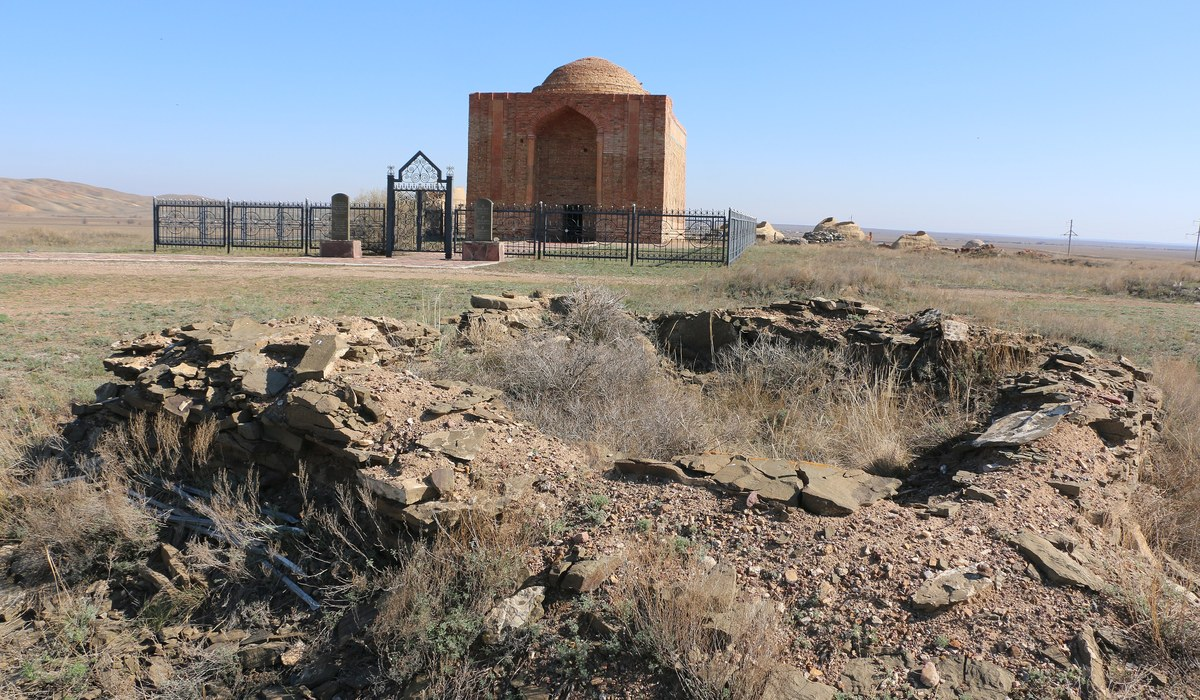
#> input picture pitch/assets/photos/card_alasha.jpg, 1200 x 700 px, given in place of 9.jpg, which was not available
$ python prep_photos.py ../assets/photos/card_alasha.jpg
#> lines starting #> are read from the running program, lines starting #| are printed output that depends on the picture
"""Обрезка фото под слайды (Pillow) + затемняющий градиент для текста."""
import json, pathlib, sys
from PIL import Image, ImageDraw
ROOT = pathlib.Path(__file__).resolve().parents[2]
RAW = pathlib.Path(sys.argv[1])            # папка со скачанными 0.jpg, 1.jpg...
PH = ROOT / "pitch/assets/photos"
meta = json.load(open(ROOT / "pitch/build/photo_meta.json", encoding="utf-8"))
#> (reads pitch/build/photo_meta.json from the repository)
idx = {m["title"]: i for i, m in enumerate(meta)}
NAVY = (15, 27, 45)

def load(title):
#> called with title = 'File:Горы Улытау 2.jpg'
    return Image.open(RAW / f"{idx[title]}.jpg").convert("RGB")
#> returned value is the input picture: PIL image 1200x700 RGB; mean R, G, B 137.6, 138.2, 138.8

def crop(im, ratio, fx=0.5, fy=0.5, keep_h=1.0):
    """Обрезка под ratio; fx/fy — где центр кадра; keep_h<1 отрезает низ (дата на фото)."""
#> called with ratio = 1.78, fx = 0.5, fy = 0.35, keep_h = 0.86
    w, h = im.size; h = int(h * keep_h); im = im.crop((0, 0, w, h))
#> after `w, h = im.size`: w = 1200; h = 700
#> after `h = int(h * keep_h)`: h = 602
#> after `im = im.crop((0, 0, w, h))`:
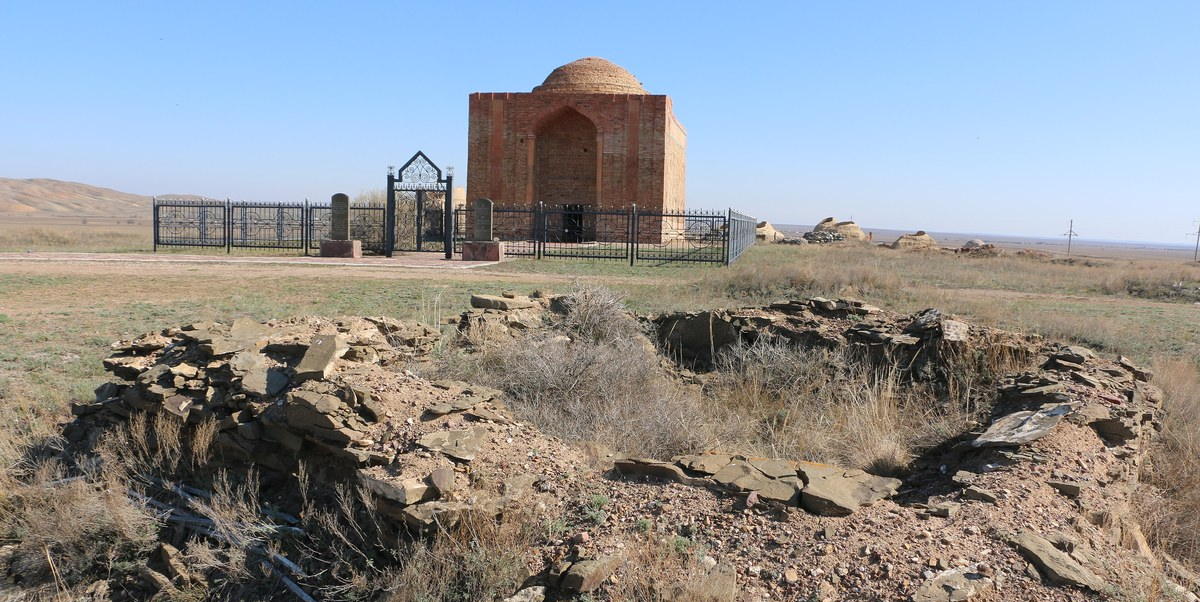
#> im: PIL image 1200x602 RGB; mean R, G, B 142.5, 144.9, 147.7
    if w / h > ratio:
        nw = int(h * ratio); x = int((w - nw) * fx); return im.crop((x, 0, x + nw, h))
#> after `nw = int(h * ratio)`: nw = 1070
#> after `x = int((w - nw) * fx)`: x = 65
#> after `return im.crop((x, 0, x + nw, h))`:
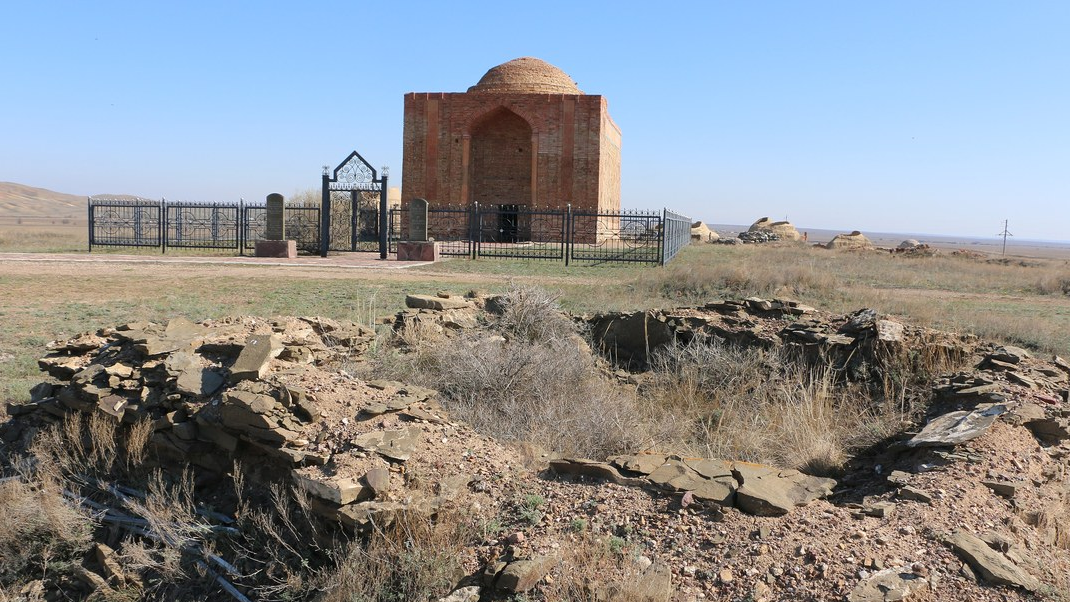
#> returned value: PIL image 1070x602 RGB; mean R, G, B 140.3, 142.8, 145.8
    nh = int(w / ratio); y = int((h - nh) * fy); return im.crop((0, y, w, y + nh))

def grad(im, kind, strength=0.88, base=0.0):
#> called with kind = 'bottom', strength = 0.92, base = 0.12
    w, h = im.size
#> w = 1070; h = 602
    mask = Image.new("L", (w, h), 0); d = ImageDraw.Draw(mask)
#> after `mask = Image.new('L', (w, h), 0)`: mask: PIL image 1070x602 L; every value is 0
    for i in range(w if kind == "left" else h):
        if kind == "left":   t = max(0.0, 1 - i / (w * 0.62))
        else:                t = max(0.0, (i / h - 0.30) / 0.70)
        a = int(255 * min(1.0, base + strength * t ** 1.3))
        if kind == "left": d.line([(i, 0), (i, h)], fill=a)
        else:              d.line([(0, i), (w, i)], fill=a)
    return Image.composite(Image.new("RGB", (w, h), NAVY), im, mask)

def save(im, name, size):
    im = im.resize(size, Image.LANCZOS); im.save(PH / name, quality=88); print(name, im.size)

# фото на весь слайд (2400×1350, 16:9)
im = grad(crop(load("File:Горы Улытау 2.jpg"), 16/9, fy=0.35, keep_h=0.86), "bottom", 0.92, 0.12)
im = grad(im.transpose(Image.FLIP_TOP_BOTTOM), "bottom", 0.55, 0.0).transpose(Image.FLIP_TOP_BOTTOM)  # затемнить верх под надпись
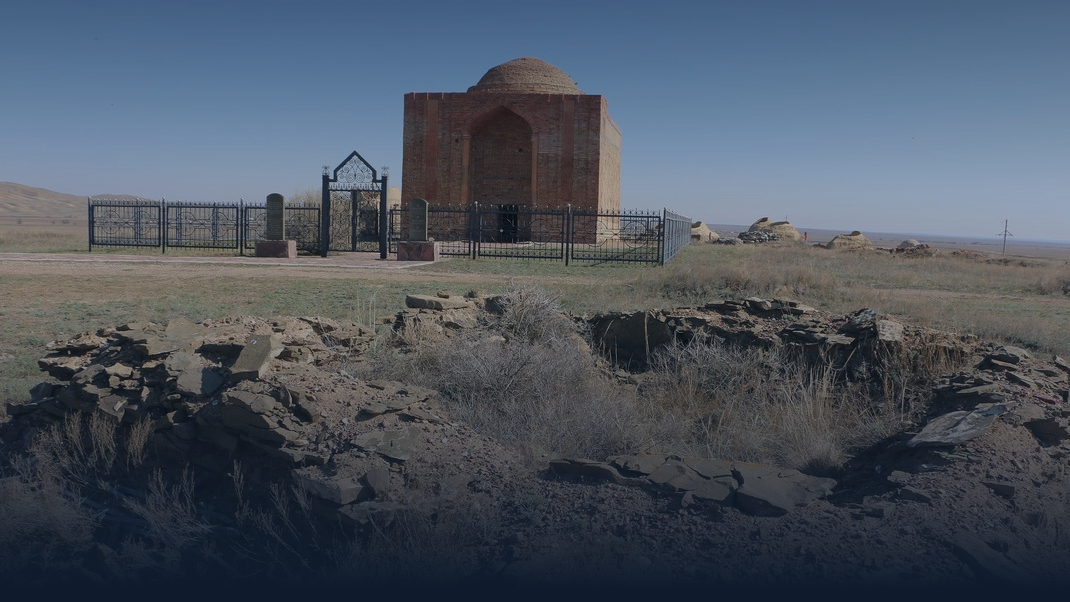
#> im: PIL image 1070x602 RGB; mean R, G, B 75.6, 84.2, 96.2
save(im, "s01_title_ulytau.jpg", (2400, 1350))
#| s01_title_ulytau.jpg (2400, 1350)
# хук: слева тёмная панель под текст, справа фото мавзолея с плавным переходом
ph = crop(load("File:Жошы хан кесенесі.jpg"), 1.1, fx=0.62).resize((1485, 1350), Image.LANCZOS)
#> call 2 of load, with title = 'File:Жошы хан кесенесі.jpg'
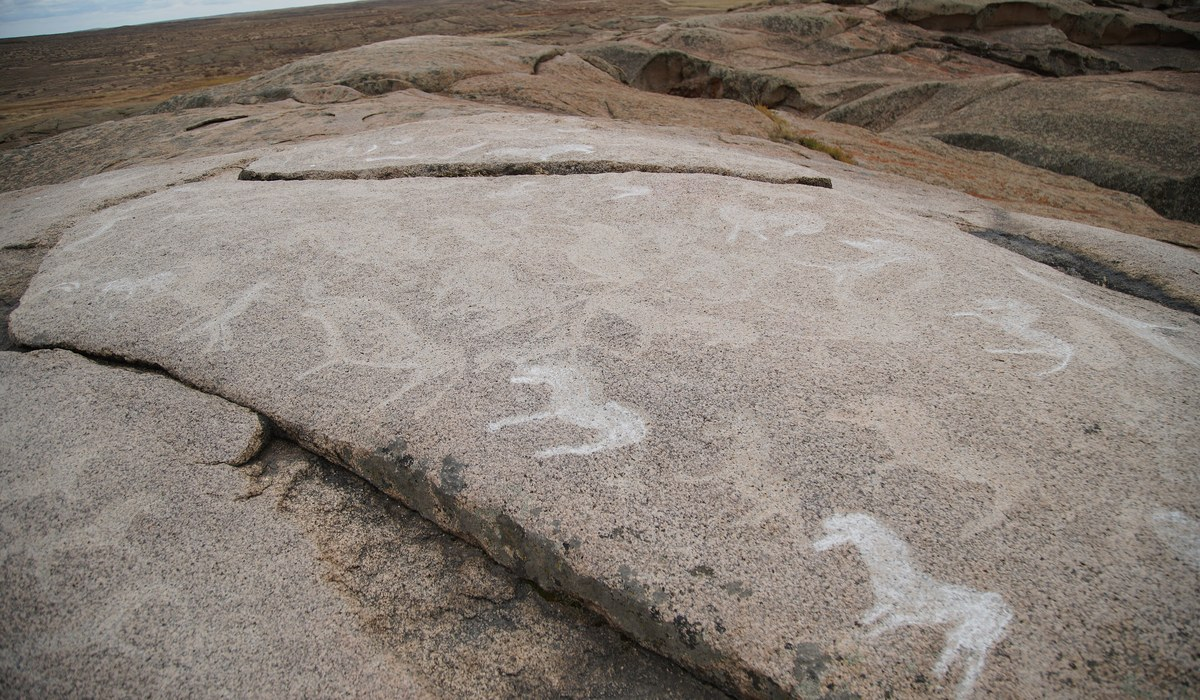
#> input picture pitch/assets/photos/card_terekti.jpg, 1200 x 700 px, given in place of 11.jpg, which was not available
#> in load, returned value is the input picture: PIL image 1200x700 RGB; mean R, G, B 136, 126.4, 118.2
canvas = Image.new("RGB", (2400, 1350), NAVY); canvas.paste(ph, (915, 0))
m = Image.new("L", (2400, 1350), 0); dm = ImageDraw.Draw(m)
#> after `m = Image.new('L', (2400, 1350), 0)`: m: PIL image 2400x1350 L; every value is 0
for x in range(2400):
    a = 255 if x < 915 else max(0, int(255 * (1 - (x - 915) / 620) ** 1.6)) if x < 1535 else 0
    dm.line([(x, 0), (x, 1350)], fill=a)
canvas = Image.composite(Image.new("RGB", (2400, 1350), NAVY), canvas, m)
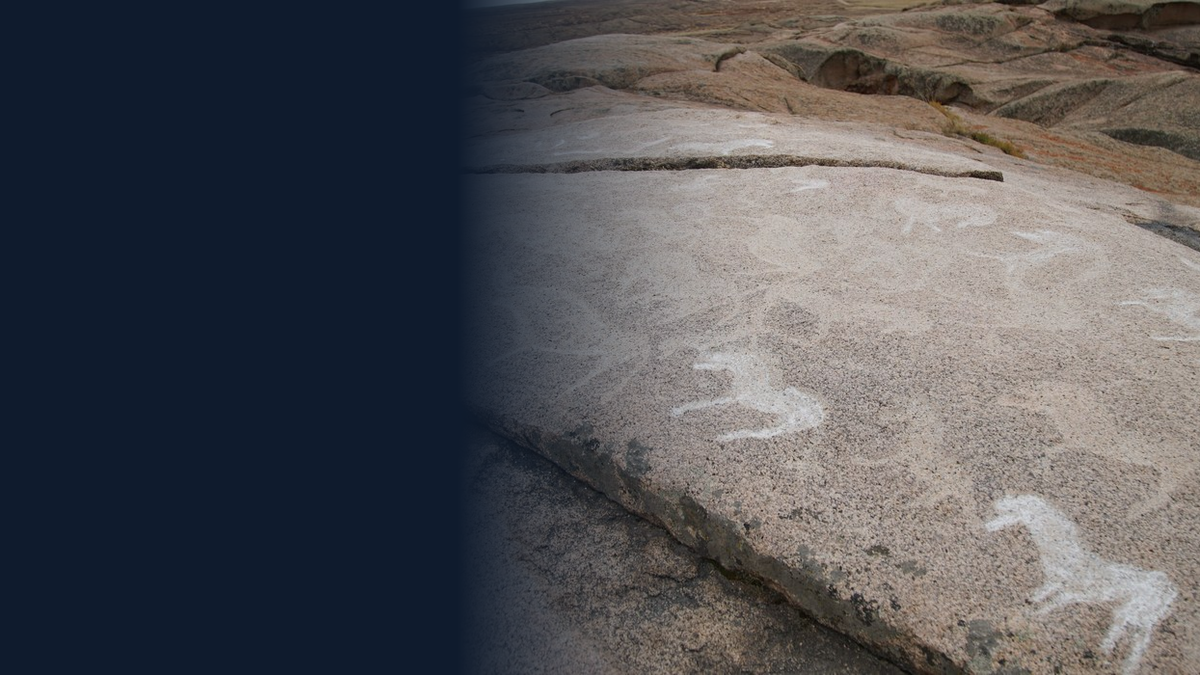
#> canvas: PIL image 2400x1350 RGB (shown at 1/2 size); mean R, G, B 81.8, 81.8, 85.9
save(canvas, "s02_hook_zhoshy.jpg", (2400, 1350))
#| s02_hook_zhoshy.jpg (2400, 1350)
save(grad(crop(load("File:Aulietau-Akmeshit.jpg"), 16/9, fy=0.5), "bottom", 0.35, 0.72), "s08_market_aulietau.jpg", (2400, 1350))
#> call 3 of grad, with kind = 'bottom', strength = 0.35, base = 0.72
#> in grad (call 3), `w, h = im.size`: w = 1200; h = 675
#> in grad (call 3), `mask = Image.new('L', (w, h), 0)`: mask: PIL image 1200x675 L; every value is 0
#> in grad (call 3), `return Image.composite(Image.new("RGB", (w, h), NAVY), im, mask)`:
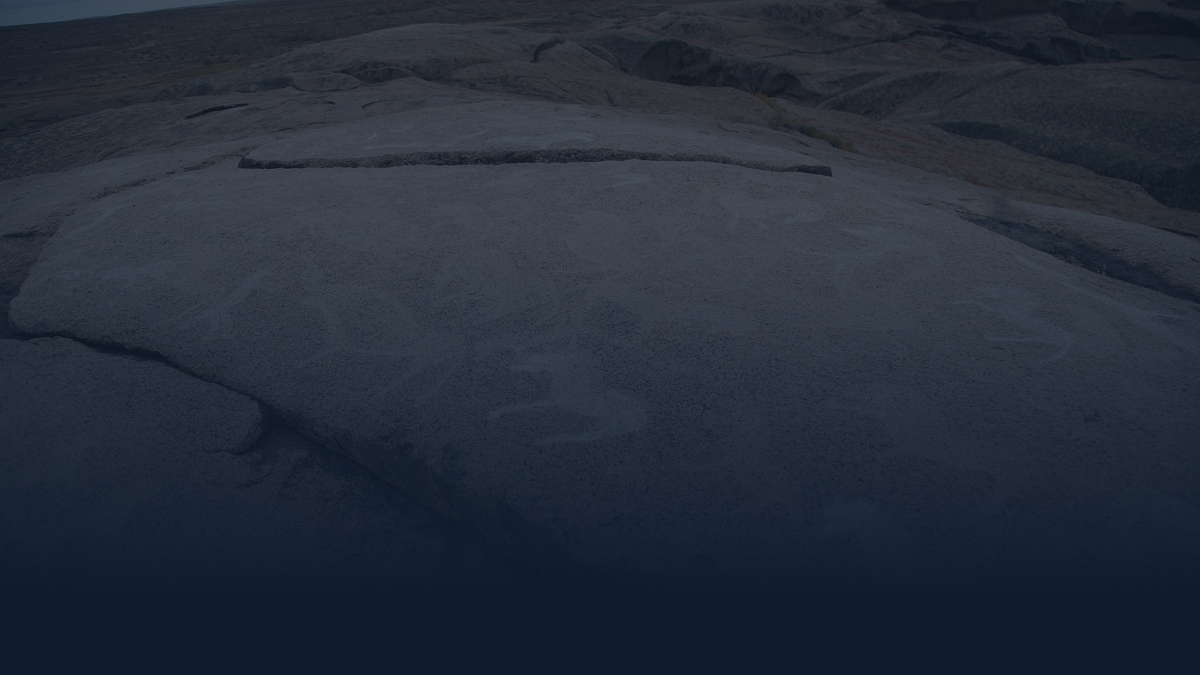
#> returned value: PIL image 1200x675 RGB; mean R, G, B 37.1, 45.1, 58.4
#| s08_market_aulietau.jpg (2400, 1350)
save(grad(crop(load("File:Ulutay 1.jpg"), 16/9, fy=0.6), "left", 0.92, 0.30), "s12_final_ulytau.jpg", (2400, 1350))
#> (the run stopped early here; a loop or call above may not have finished)
